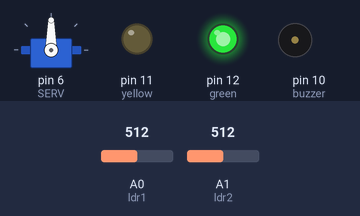
Bench run of a sketch on a simulated Arduino Uno, built with avr-gcc and run on an emulated ATmega328P. On the bench: servo, output pins drawn as LEDs (lit = HIGH), buzzer (waves = sounding, pin HIGH). Dashed ring = blinking. The test bench sets the inputs (shaded band); at power-on: A0 (ldr1) = 512, A1 (ldr2) = 512. What the sketch prints to the serial monitor is not drawn.

Above: at 1.2 s.
1.3 s: A0 (ldr1) set to 213
2.8 s: A0 (ldr1) set to 193
At 3.2 s:
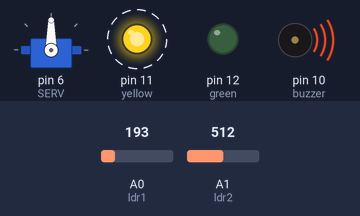
5.8 s: A1 (ldr2) set to 163
8.8 s: A1 (ldr2) set to 143
At 9.6 s:
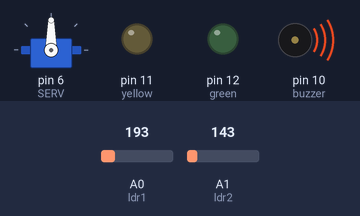
11.3 s: A1 (ldr2) set to 160
At 11.7 s:
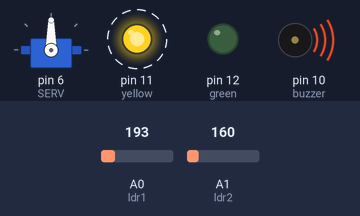
14.3 s: A1 (ldr2) set to 140
At 14.6 s:
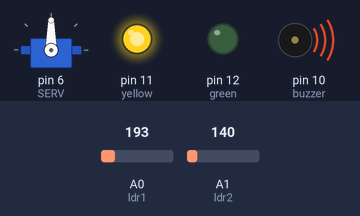
Timing chart, 0 to 17.3 s (numbered marks = the images above; inputs shaded):
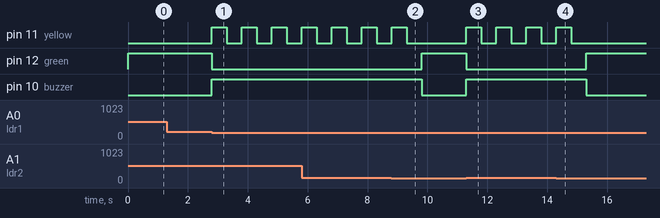

Measured:
- the behaviour switches between 201 and 200 on A0 (ldr1) (found by bisection; images 0 and 1)
- the behaviour switches between 150 and 149 on A1 (ldr2) (found by bisection; images 1 and 2)
- after the input at 1.3 s, every drawn part: stays the same
- after the input at 2.8 s, pin 11 (yellow): alternates HIGH for 0.50 s and LOW for 0.50 s, starting at once; pin 12 (green): HIGH → LOW at once; pin 10 (buzzer): LOW → HIGH at once
- after the input at 8.8 s, pin 11 (yellow): goes on until 9.3 s, then stays LOW; pin 12 (green): LOW → HIGH after 1.0 s; pin 10 (buzzer): HIGH → LOW after 1.0 s
- after the input at 11.3 s, pin 11 (yellow): alternates HIGH for 0.50 s and LOW for 0.50 s, starting at once; pin 12 (green): HIGH → LOW at once; pin 10 (buzzer): LOW → HIGH at once
- after the input at 14.3 s, pin 11 (yellow): goes on until 14.8 s, then stays LOW; pin 12 (green): LOW → HIGH after 1.0 s; pin 10 (buzzer): HIGH → LOW after 1.0 s

The sketch:

IRremote.ino
```cpp
#include <IRremote.h> //include the library
#include <Servo.h>

const int receiver = 7; //initialize pin 7 as recevier pin.
const int ldr1 = A0;
const int ldr2 = A1;
const int SERV = 6;
const int green = 12;
const int yellow = 11;
const int buzzer = 10;
int pos;

IRrecv irrecv(receiver); //create a new instance of receiver
decode_results results;
Servo myservo;

void setup() {
 Serial.begin(9600);
 irrecv.enableIRIn(); //start the receiver
 pinMode (ldr1, INPUT);
 pinMode (ldr2, INPUT);
 pinMode (green, OUTPUT);
 pinMode (yellow, OUTPUT);
 pinMode (buzzer, OUTPUT);
 myservo.attach(SERV);
}

void beep(){
  digitalWrite (yellow, HIGH);
  delay(500);
  digitalWrite (yellow, LOW);
  delay(500);
  }

void srv(int x){

  Serial.println(x);

  if(x==-8161)
  myservo.write(0);
  else if (x==-22441)
    myservo.write(x);
  }

void loop() {

  digitalWrite(green, HIGH);
  digitalWrite(buzzer, LOW);

  int Val1 = analogRead(ldr1);
  int Val2 = analogRead(ldr2);
  //Serial.print(Val1); // For troubleshooting
  //Serial.print("  ");
  //Serial.println(Val2);

  while(Val1<=200 && Val2>=150){
      digitalWrite(buzzer, HIGH);
      digitalWrite(green, LOW);
      Val2 = analogRead(ldr2);
      beep();
      if (irrecv.decode(&results)){  //if we have received an IR signal
        Serial.println (results.value, HEX); //display HEX results
        srv(results.value);
        irrecv.resume(); //next value
        }
  }

  if (irrecv.decode(&results)){  //if we have received an IR signal
  Serial.println (results.value, HEX); //display HEX results
  srv(results.value);
  irrecv.resume(); //next value
  }

  Serial.println(pos);

 }
```
